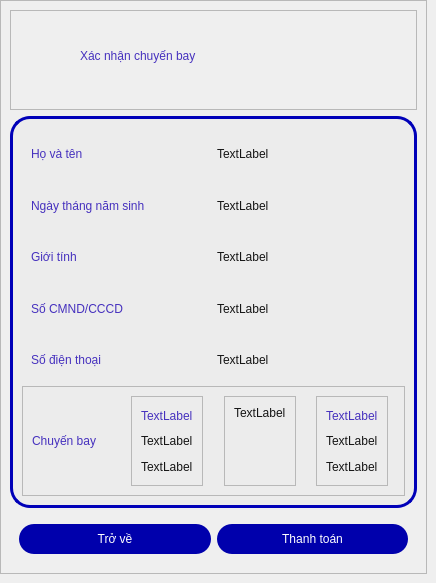
   <widget class="QWidget" name="confirmFlight">
    <property name="styleSheet">
     <string notr="true">QLabel {
	color: rgb(70, 49, 190);
	font: bold 20pt &quot;Google Sans&quot;;
	border: none;
}

QScrollBar:horizontal {
	border: none;
	height: 10px;
	margin: 0 0 0 0;
	border-radius: 0px;
}

QScrollBar::handle:horizontal {
	background-color: rgb(70, 49, 190);
	min-height: 10px;
	border-radius: 5px;
}

QScrollBar::handle:horizontal:hover:!pressed {
	background-color: rgb(85, 62, 239);
}	

QScrollBar::sub-line:horizontal {
	border: none;
	width: 10px;
	border-top-left-radius: 5px;
	border-bottom-right-radius: 5px;
	subcontrol-position: left;
	subcontrol-origin: margin;	
}

QScrollBar::add-line:horizontal {
	border: none;
	width: 10px;
	border-top-right-radius: 5px;
	border-bottom-right-radius: 5px;
	subcontrol-position: right;
	subcontrol-origin: margin;	
}

QScrollBar::left-arrow:horizontal, QScrollBar::right-arrow:horizontal {
	background: none;
 	width: 1px;
}

QScrollBar::add-page:horizontal, QScrollBar::sub-page:horizontal {
	background: none;
	width: 1px;
}

QScrollBar:vertical {
	border: none;
	width: 10px;
	margin: 0 0 0 0;
	border-radius: 0px;
	
}

QScrollBar::handle:vertical {
	background-color: rgb(70, 49, 190);
	min-height: 10px;
	border-radius: 5px;
}

QScrollBar::handle:vertical:hover:!pressed {
	background-color: rgb(85, 62, 239);
}	

QScrollBar::sub-line:vertical {
	border: none;
	height: 10px;
	border-top-left-radius: 5px;
	border-top-right-radius: 5px;
	subcontrol-position: top;
	subcontrol-origin: margin;	
}

QScrollBar::add-line:vertical {
	border: none;
	height: 10px;
	border-bottom-left-radius: 5px;
	border-bottom-right-radius: 5px;
	subcontrol-position: bottom;
	subcontrol-origin: margin;	
}

QScrollBar::up-arrow:vertical, QScrollBar::down-arrow:vertical {
	background: none;
}

QScrollBar::add-page:vertical, QScrollBar::sub-page:vertical {
	background: none;
}

QScrollArea {
	background-color: rgb(226, 226, 226);
	border: 2px solid rgb(70, 49, 190);
	border-radius: 9px;
}</string>
    </property>
    <widget class="QFrame" name="frame_5">
     <property name="geometry">
      <rect>
       <x>0</x>
       <y>0</y>
       <width>427</width>
       <height>574</height>
      </rect>
     </property>
     <property name="minimumSize">
      <size>
       <width>427</width>
       <height>574</height>
      </size>
     </property>
     <property name="maximumSize">
      <size>
       <width>427</width>
       <height>574</height>
      </size>
     </property>
     <property name="frameShape">
      <enum>QFrame::StyledPanel</enum>
     </property>
     <property name="frameShadow">
      <enum>QFrame::Raised</enum>
     </property>
     <layout class="QVBoxLayout" name="verticalLayout_37">
      <item>
       <widget class="QFrame" name="frame_10">
        <property name="minimumSize">
         <size>
          <width>0</width>
          <height>100</height>
         </size>
        </property>
        <property name="maximumSize">
         <size>
          <width>16777215</width>
          <height>100</height>
         </size>
        </property>
        <property name="frameShape">
         <enum>QFrame::StyledPanel</enum>
        </property>
        <property name="frameShadow">
         <enum>QFrame::Raised</enum>
        </property>
        <widget class="QLabel" name="label_12">
         <property name="geometry">
          <rect>
           <x>70</x>
           <y>30</y>
           <width>281</width>
           <height>31</height>
          </rect>
         </property>
         <property name="text">
          <string>Xác nhận chuyến bay</string>
         </property>
        </widget>
       </widget>
      </item>
      <item>
       <widget class="QFrame" name="confirmFlight_2">
        <property name="styleSheet">
         <string notr="true">#confirmFlight_2 {
	border: 3px solid rgb(0, 0, 184);
	border-radius: 20px;
	background: rgb(236, 236, 236);
}

QLineEdit {
	background-color: rgb(255, 255, 255);
	border-radius: 5px;
	font: bold 10pt &quot;Google Sans&quot;;
	padding-left: 5px;
	height: 30px;
}

QLineEdit:focus {
	background-color: rgb(255, 255, 255);
	border-radius: 5px;
	font: bold 10pt &quot;Google Sans&quot;;	
	border: 2px solid rgb(0, 85, 255);
	padding-left: 5px;
	height: 30px;
}

QLabel {
	color: rgb(70, 49, 190);
	font: bold 10pt &quot;Google Sans&quot;;
	border: none;
}

QComboBox {
	height: 25px;
	background: rgb(255, 255, 255);
	padding: 1px 5px 1px 5px;
	color: rgb(70, 49, 190);
	font: bold 10pt &quot;Google Sans&quot;;
outline: none;
border-radius: 5px;

}

QComboBox:editable {
	height: 25px;
	background: rgb(255, 255, 255);
	padding: 1px 5px 1px 5px;
border-radius: 5px;
}

QComboBox:!editable, QComboBox::drop-down:editable {
     background: rgb(255, 255, 255);
}

/* QComboBox gets the &quot;on&quot; state when the popup is open */
QComboBox:!editable:on, QComboBox::drop-down:editable:on {
    background: rgb(255, 255, 255)
}

QComboBox:on { /* shift the text when the popup opens */
    padding-top: 3px;
    padding-left: 4px;
}

QComboBox::drop-down {
    subcontrol-origin: padding;
    subcontrol-position: top right;
    width: 15px;

    border-left-width: 1px;
    border-left-color: darkgray;
    border-left-style: solid; /* just a single line */
    border-top-right-radius: 3px; /* same radius as the QComboBox */
    border-bottom-right-radius: 3px;
	border: none;
	outline: none;
	background: rgb(125, 125, 125);
}


QComboBox::down-arrow:on { /* shift the arrow when popup is open */
    top: 1px;
    left: 1px;
}

QDateTimeEdit {
	height: 25px;
	background: white;
	color: rgb(70, 49, 190);
	font: bold 10pt &quot;Google Sans&quot;;
	border-radius: 3px;
	border: 1px solid  rgb(70, 49, 190);
}


</string>
        </property>
        <property name="frameShape">
         <enum>QFrame::StyledPanel</enum>
        </property>
        <property name="frameShadow">
         <enum>QFrame::Raised</enum>
        </property>
        <layout class="QVBoxLayout" name="verticalLayout_38">
         <property name="spacing">
          <number>0</number>
         </property>
         <property name="leftMargin">
          <number>9</number>
         </property>
         <property name="topMargin">
          <number>9</number>
         </property>
         <property name="rightMargin">
          <number>9</number>
         </property>
         <property name="bottomMargin">
          <number>9</number>
         </property>
         <item>
          <widget class="QWidget" name="nameField_3" native="true">
           <layout class="QHBoxLayout" name="horizontalLayout_54">
            <item>
             <widget class="QLabel" name="label_3_confirmFlight">
              <property name="text">
               <string>Họ và tên</string>
              </property>
             </widget>
            </item>
            <item>
             <widget class="QLabel" name="nameConfirmFlight">
              <property name="styleSheet">
               <string notr="true">color: rgb(21, 21, 21)</string>
              </property>
              <property name="text">
               <string>TextLabel</string>
              </property>
             </widget>
            </item>
           </layout>
          </widget>
         </item>
         <item>
          <widget class="QWidget" name="birthdateField_3" native="true">
           <layout class="QHBoxLayout" name="horizontalLayout_55">
            <item>
             <widget class="QLabel" name="label_4_confirmFlight">
              <property name="text">
               <string>Ngày tháng năm sinh</string>
              </property>
             </widget>
            </item>
            <item>
             <widget class="QLabel" name="birthConfirmFlight">
              <property name="styleSheet">
               <string notr="true">color: rgb(21, 21,21)</string>
              </property>
              <property name="text">
               <string>TextLabel</string>
              </property>
             </widget>
            </item>
           </layout>
          </widget>
         </item>
         <item>
          <widget class="QWidget" name="sexField_3" native="true">
           <property name="minimumSize">
            <size>
             <width>250</width>
             <height>0</height>
            </size>
           </property>
           <layout class="QHBoxLayout" name="horizontalLayout_56">
            <item>
             <widget class="QLabel" name="label_5_confirmFlight">
              <property name="text">
               <string>Giới tính</string>
              </property>
             </widget>
            </item>
            <item>
             <widget class="QLabel" name="sexConfirmFlight">
              <property name="styleSheet">
               <string notr="true">color: rgb(21, 21,21);</string>
              </property>
              <property name="text">
               <string>TextLabel</string>
              </property>
             </widget>
            </item>
           </layout>
          </widget>
         </item>
         <item>
          <widget class="QWidget" name="IDField_3" native="true">
           <layout class="QHBoxLayout" name="horizontalLayout_57">
            <item>
             <widget class="QLabel" name="label_6_confirmFlight">
              <property name="text">
               <string>Số CMND/CCCD</string>
              </property>
             </widget>
            </item>
            <item>
             <widget class="QLabel" name="IDConfirmFlight">
              <property name="styleSheet">
               <string notr="true">color: rgb(21,21,21)</string>
              </property>
              <property name="text">
               <string>TextLabel</string>
              </property>
             </widget>
            </item>
           </layout>
          </widget>
         </item>
         <item>
          <widget class="QWidget" name="phoneField_3" native="true">
           <layout class="QHBoxLayout" name="horizontalLayout_58">
            <item>
             <widget class="QLabel" name="label_7_confirmFlight">
              <property name="text">
               <string>Số điện thoại</string>
              </property>
             </widget>
            </item>
            <item>
             <widget class="QLabel" name="phoneConfirmFlight">
              <property name="styleSheet">
               <string notr="true">color: rgb(21,21,21);</string>
              </property>
              <property name="text">
               <string>TextLabel</string>
              </property>
             </widget>
            </item>
           </layout>
          </widget>
         </item>
         <item>
          <widget class="QFrame" name="frame_12">
           <property name="frameShape">
            <enum>QFrame::StyledPanel</enum>
           </property>
           <property name="frameShadow">
            <enum>QFrame::Raised</enum>
           </property>
           <layout class="QHBoxLayout" name="horizontalLayout_49">
            <item alignment="Qt::AlignLeft">
             <widget class="QLabel" name="label_13">
              <property name="text">
               <string>Chuyến bay</string>
              </property>
             </widget>
            </item>
            <item alignment="Qt::AlignHCenter">
             <widget class="QFrame" name="frame_11">
              <property name="frameShape">
               <enum>QFrame::StyledPanel</enum>
              </property>
              <property name="frameShadow">
               <enum>QFrame::Raised</enum>
              </property>
              <layout class="QVBoxLayout" name="verticalLayout_42">
               <item alignment="Qt::AlignHCenter">
                <widget class="QLabel" name="departureAirportConfirm">
                 <property name="text">
                  <string>TextLabel</string>
                 </property>
                </widget>
               </item>
               <item>
                <widget class="QLabel" name="departureDateConfirm">
                 <property name="styleSheet">
                  <string notr="true">QLabel{
	color: rgb(21, 21, 21);
	font: 12px &quot;Google Sans&quot;;
}</string>
                 </property>
                 <property name="text">
                  <string>TextLabel</string>
                 </property>
                </widget>
               </item>
               <item alignment="Qt::AlignHCenter">
                <widget class="QLabel" name="departureTimeConfirm">
                 <property name="styleSheet">
                  <string notr="true">QLabel{
	color: rgb(21, 21, 21);
	font: 12px &quot;Google Sans&quot;;
}</string>
                 </property>
                 <property name="text">
                  <string>TextLabel</string>
                 </property>
                </widget>
               </item>
              </layout>
             </widget>
            </item>
            <item alignment="Qt::AlignHCenter">
             <widget class="QFrame" name="frame_14">
              <property name="frameShape">
               <enum>QFrame::StyledPanel</enum>
              </property>
              <property name="frameShadow">
               <enum>QFrame::Raised</enum>
              </property>
              <layout class="QVBoxLayout" name="verticalLayout_44">
               <item>
                <widget class="QLabel" name="fareConfirmFlight">
                 <property name="styleSheet">
                  <string notr="true">QLabel{
	color: rgb(21, 21, 21);
	font: 12px &quot;Google Sans&quot;;
}</string>
                 </property>
                 <property name="text">
                  <string>TextLabel</string>
                 </property>
                </widget>
               </item>
               <item>
                <widget class="QLabel" name="label_18">
                 <property name="minimumSize">
                  <size>
                   <width>50</width>
                   <height>50</height>
                  </size>
                 </property>
                 <property name="maximumSize">
                  <size>
                   <width>50</width>
                   <height>50</height>
                  </size>
                 </property>
                 <property name="text">
                  <string/>
                 </property>
                 <property name="pixmap">
                  <pixmap>../img/right-arrow.png</pixmap>
                 </property>
                 <property name="scaledContents">
                  <bool>true</bool>
                 </property>
                </widget>
               </item>
              </layout>
             </widget>
            </item>
            <item alignment="Qt::AlignHCenter">
             <widget class="QFrame" name="frame_13">
              <property name="frameShape">
               <enum>QFrame::StyledPanel</enum>
              </property>
              <property name="frameShadow">
               <enum>QFrame::Raised</enum>
              </property>
              <layout class="QVBoxLayout" name="verticalLayout_43">
               <item alignment="Qt::AlignHCenter">
                <widget class="QLabel" name="arrivalAirportConfirm">
                 <property name="text">
                  <string>TextLabel</string>
                 </property>
                </widget>
               </item>
               <item>
                <widget class="QLabel" name="arrivalDateConfirm">
                 <property name="styleSheet">
                  <string notr="true">QLabel{
	color: rgb(21, 21, 21);
	font: 12px &quot;Google Sans&quot;;
}</string>
                 </property>
                 <property name="text">
                  <string>TextLabel</string>
                 </property>
                </widget>
               </item>
               <item alignment="Qt::AlignHCenter">
                <widget class="QLabel" name="arrivalTimeConfirm">
                 <property name="styleSheet">
                  <string notr="true">QLabel{
	color: rgb(21, 21, 21);
	font: 12px &quot;Google Sans&quot;;
}</string>
                 </property>
                 <property name="text">
                  <string>TextLabel</string>
                 </property>
                </widget>
               </item>
              </layout>
             </widget>
            </item>
           </layout>
          </widget>
         </item>
        </layout>
       </widget>
      </item>
      <item>
       <widget class="QWidget" name="widget_64" native="true">
        <property name="minimumSize">
         <size>
          <width>0</width>
          <height>50</height>
         </size>
        </property>
        <property name="maximumSize">
         <size>
          <width>16777215</width>
          <height>50</height>
         </size>
        </property>
        <layout class="QHBoxLayout" name="horizontalLayout_50">
         <item>
          <widget class="QPushButton" name="pushButton_backConfirmFlight">
           <property name="styleSheet">
            <string notr="true">QPushButton {
	width: 100px;
	height: 30px;
    border-radius: 15px;
	background-color: rgb(0, 0, 172);
	color: rgb(255, 255, 255);
	font: bold 12pt &quot;Google Sans&quot;;
	outline: none;
}

QPushButton:hover:!pressed
{
	width: 100px;
	height: 30px;
   	border-radius: 15px;
	background-color: rgb(223, 223, 223);
	color: rgb(0, 0, 172);
	font: bold 12pt &quot;Google Sans&quot;;
	outline: none;
	border: 2px solid rgb(0, 84, 253)
} </string>
           </property>
           <property name="text">
            <string>Trở về</string>
           </property>
           <property name="icon">
            <iconset>
             <normaloff>../img/feather/arrow-left-circle.svg</normaloff>../img/feather/arrow-left-circle.svg</iconset>
           </property>
           <property name="iconSize">
            <size>
             <width>20</width>
             <height>20</height>
            </size>
           </property>
          </widget>
         </item>
         <item>
          <widget class="QPushButton" name="pushButton_purchaseConfirmFlight">
           <property name="styleSheet">
            <string notr="true">QPushButton {
	width: 100px;
	height: 30px;
    border-radius: 15px;
	background-color: rgb(0, 0, 172);
	color: rgb(255, 255, 255);
	font: bold 12pt &quot;Google Sans&quot;;
	outline: none;
}

QPushButton:hover:!pressed
{
	width: 100px;
	height: 30px;
   	border-radius: 15px;
	background-color: rgb(223, 223, 223);
	color: rgb(0, 0, 172);
	font: bold 12pt &quot;Google Sans&quot;;
	outline: none;
	border: 2px solid rgb(0, 84, 253)
} </string>
           </property>
           <property name="text">
            <string>Thanh toán</string>
           </property>
           <property name="icon">
            <iconset>
             <normaloff>../img/feather/award.svg</normaloff>../img/feather/award.svg</iconset>
           </property>
           <property name="iconSize">
            <size>
             <width>20</width>
             <height>20</height>
            </size>
           </property>
          </widget>
         </item>
        </layout>
       </widget>
      </item>
     </layout>
    </widget>
   </widget>
